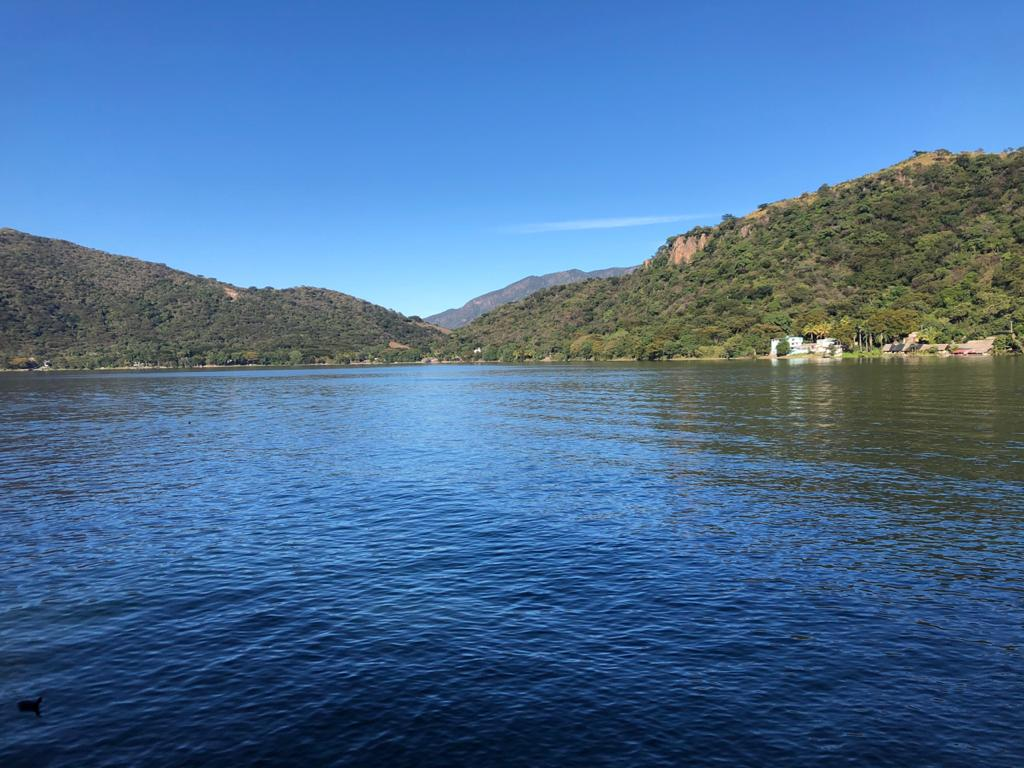
#> input picture images/santaMa1.jpeg, 1024 x 768 px
$ python filtering.py
#> lines starting #> are read from the running program, lines starting #| are printed output that depends on the picture
'''
    Tarea 6.2 - Color and Filtering
        En esta segunda parte, haremos una funcion que implemente un filtro Gaussiano.
'''

import numpy as np
import matplotlib.pyplot as plt
import cv2

# Funcion para aplicar filtro Gaussiano
def gaussinaFilter(img, sigma, gaus_cut):

	filter_size = int(gaus_cut * sigma)
	height = img.shape[0] - filter_size + 1
	width = img.shape[1] - filter_size + 1

	img2filter = np.zeros((height*width, filter_size**2))

	count = 0
	for i in range(height):
		for j in range(width):
			aux = np.ravel(img[i:i+filter_size, j:j+filter_size])
			img2filter[count, :] = aux

			count += 1

	# Obtenemos el Kernel
	kernel_1 = gaussianKernel(filter_size, sigma)
	kernel_2 = gaussianLaplaceKernel(filter_size, sigma)

	filter4img_1 = np.ravel(kernel_1)
	filter4img_2 = np.ravel(kernel_2)

	# Aplicnado el filtro
	filtered_img_1 = np.dot(img2filter, filter4img_1).reshape(height, width).astype('uint8')
	filtered_img_2 = np.dot(img2filter, filter4img_2).reshape(height, width).astype('uint8')

	return filtered_img_1, filtered_img_2

# Funcion para obtener el Kernel del filtro Gaussiano
def gaussianKernel(size, sigma):
	c = int(size / 2)
	x, y = np.mgrid[0-c:size-c, 0-c:size-c]

	# Funcion de Gauss
	kernel = (1 / (np.sqrt(2*np.pi)*sigma)) * np.exp(-(np.square(x) + np.square(y)) / (2*sigma**2))

	return kernel

# Funcion para obtener el Kernel del filtro Gaussiano-Laplaciano
def gaussianLaplaceKernel(size, sigma):
	c = int(size / 2)
	x, y = np.mgrid[0-c:size-c, 0-c:size-c]

	# Laplaciano de Gauss
	kernel = ((np.square(x) + np.square(y) - 2*(sigma**2)) / (np.pi*sigma**4)) * np.exp(-(np.square(x) + np.square(y))/(2*(sigma**2)))

	return kernel


if __name__ == "__main__":

	# Leyendo la imagen
	img = cv2.imread('images/santaMa1.jpeg', cv2.IMREAD_GRAYSCALE).astype(float)
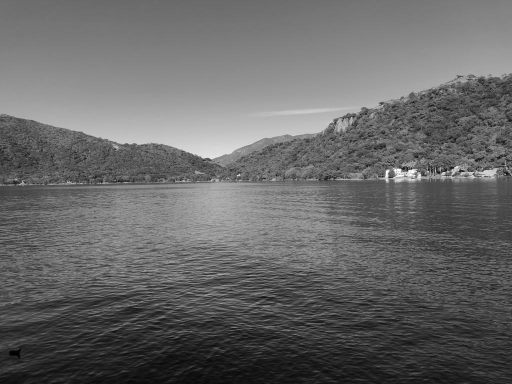
#> img: shape (768, 1024) float64 (shown at 1/2 size); min 0, max 255, mean 103.8

	# Para el padding
	scale = 1
	width = int(img.shape[1] * scale)
	height = int(img.shape[0] * scale)

	# Resize
	img = cv2.resize(img, (width, height), interpolation=cv2.INTER_AREA)

	img_output_gauss, img_output_laplace = gaussinaFilter(img, 1, 4)
#> after the loop in gaussinaFilter, `for i in range(height):`: count = 781065
#> in gaussinaFilter, `filtered_img_1 = np.dot(img2filter, filter4img_1).reshape(height, widt..`:
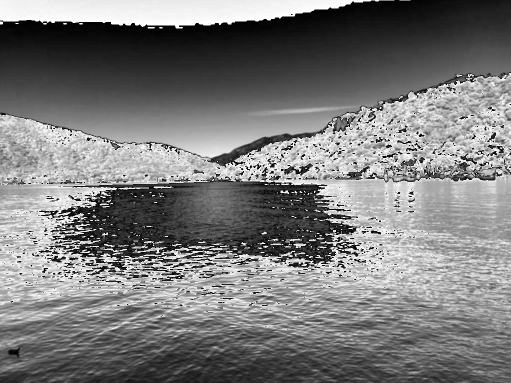
#> filtered_img_1: shape (765, 1021) (shown at 1/2 size); min 0, max 255, mean 122.7
#> in gaussinaFilter, `filtered_img_2 = np.dot(img2filter, filter4img_2).reshape(height, widt..`:
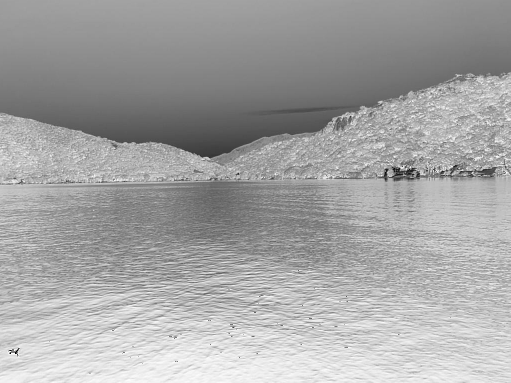
#> filtered_img_2: shape (765, 1021) (shown at 1/2 size); min 0, max 255, mean 164.2
	img_output_gauss_1, img_output_laplace_1 = gaussinaFilter(img_output_gauss, 1, 4)
#> call 2 of gaussinaFilter, with sigma = 1, gaus_cut = 4
#> after the loop in gaussinaFilter (call 2), `for i in range(height):`: count = 775716
#> in gaussinaFilter (call 2), `filtered_img_1 = np.dot(img2filter, filter4img_1).reshape(height, widt..`:
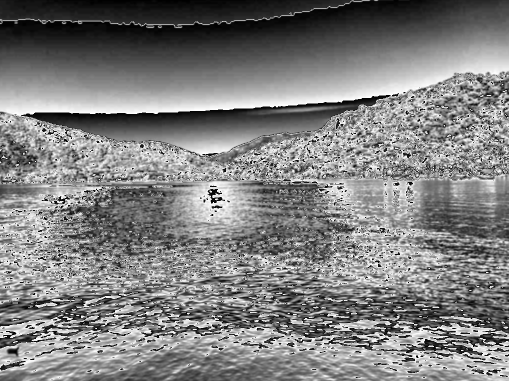
#> filtered_img_1: shape (762, 1018) (shown at 1/2 size); min 0, max 255, mean 127.1
#> in gaussinaFilter (call 2), `filtered_img_2 = np.dot(img2filter, filter4img_2).reshape(height, widt..`:
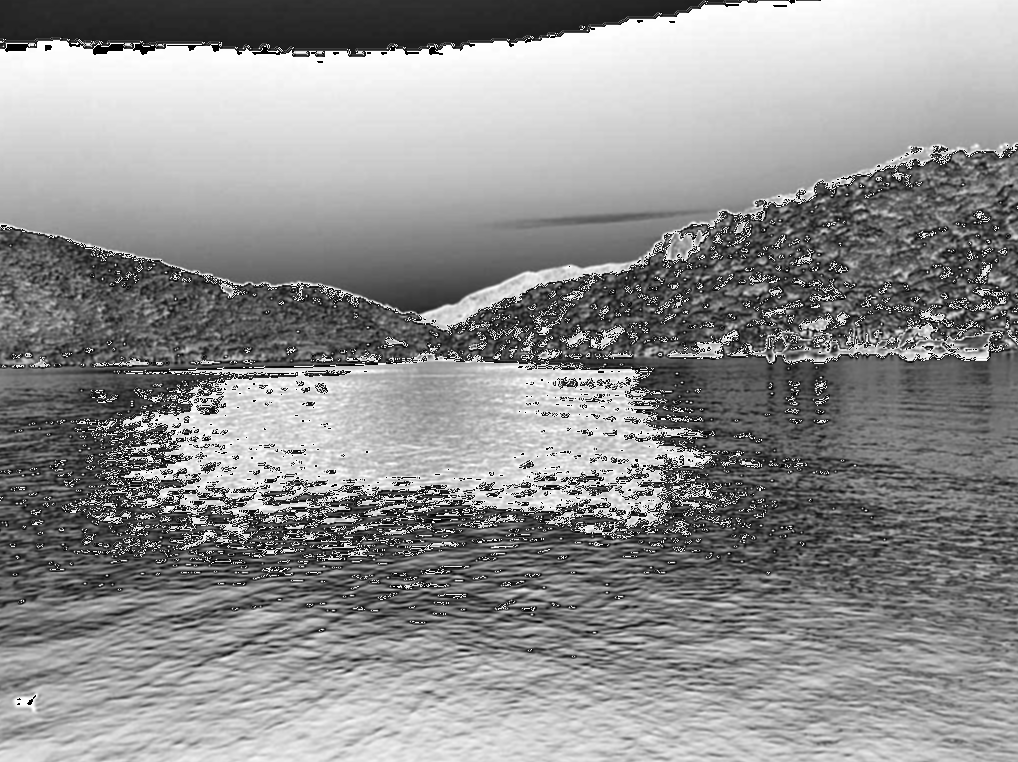
#> filtered_img_2: shape (762, 1018); min 0, max 255, mean 142.5
	# img_output_gauss_2, img_output_laplace_2 = gaussinaFilter(img_output_gauss_1, 1, 4)

	# Mostrando imagenes orgianl y filtro
	plt.gray()
	plt.subplot(131), plt.imshow(img), plt.title('Original')
	plt.xticks([]), plt.yticks([])
	plt.subplot(132), plt.imshow(img_output_gauss_1), plt.title('Gaussian')
	plt.xticks([]), plt.yticks([])
	plt.subplot(133), plt.imshow(img_output_laplace), plt.title('Laplace-Gaussian')
	plt.xticks([]), plt.yticks([])
	plt.show()

$ run again, with images/santaMa2.jpeg copied over images/santaMa1.jpeg
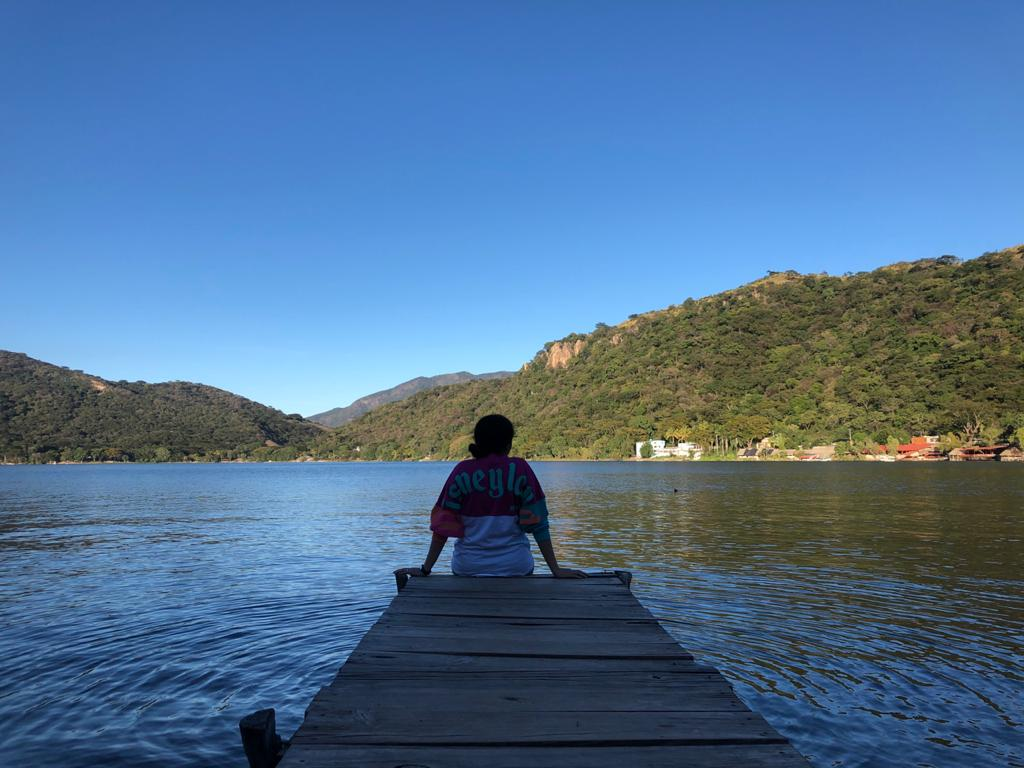
#> input picture images/santaMa2.jpeg, 1024 x 768 px
#> `img = cv2.imread('images/santaMa1.jpeg', cv2.IMREAD_GRAYSCALE).astype(..`:
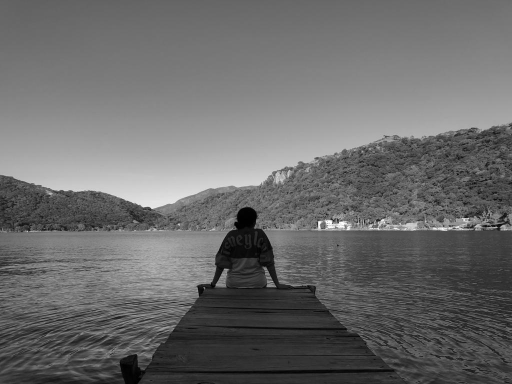
#> img: shape (768, 1024) float64 (shown at 1/2 size); min 0, max 255, mean 107
#> after the loop in gaussinaFilter, `for i in range(height):`: count = 781065
#> after the loop in gaussinaFilter (call 2), `for i in range(height):`: count = 775716
#> filtered_img_1: shape (762, 1018)
#> in gaussinaFilter (call 2), `filtered_img_2 = np.dot(img2filter, filter4img_2).reshape(height, widt..`:
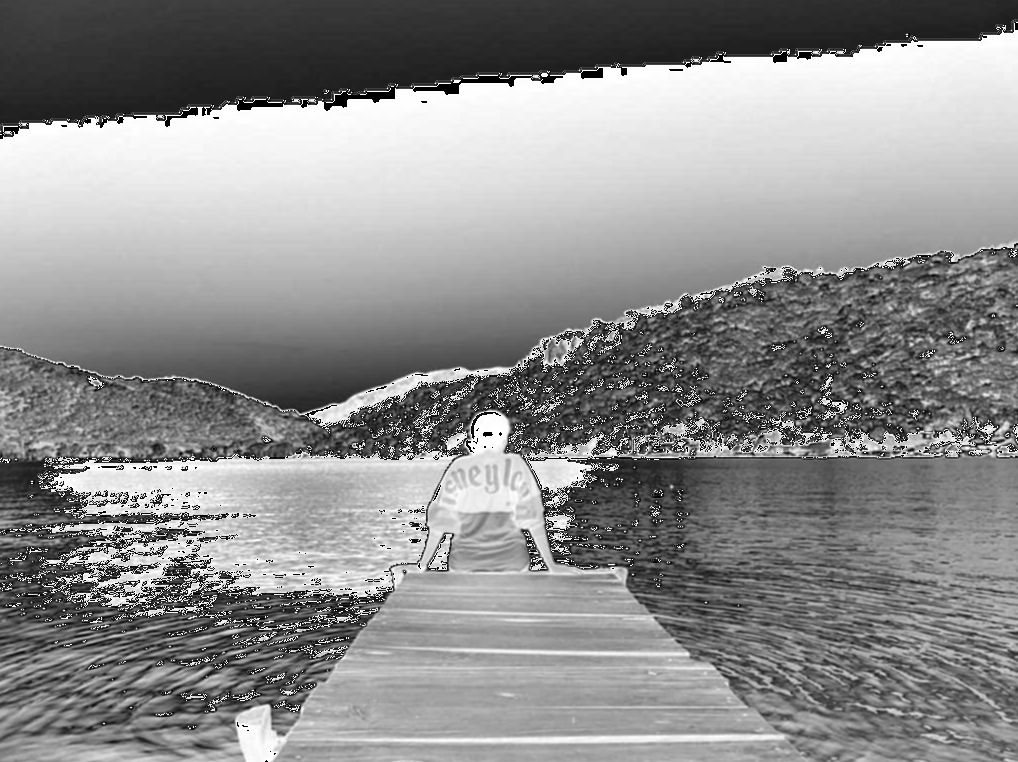
#> filtered_img_2: shape (762, 1018); min 0, max 255, mean 141.1

$ run again, with images/santaMa3.jpeg copied over images/santaMa1.jpeg
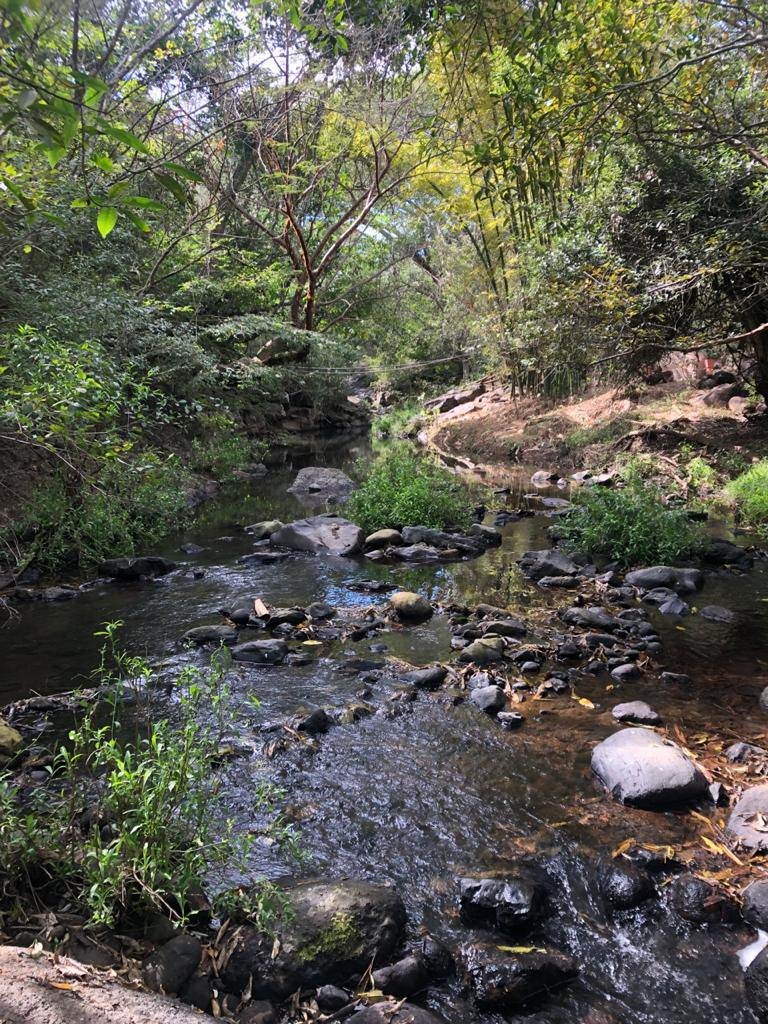
#> input picture images/santaMa3.jpeg, 768 x 1024 px
#> after the loop in gaussinaFilter, `for i in range(height):`: count = 781065
#> in gaussinaFilter, `filtered_img_2 = np.dot(img2filter, filter4img_2).reshape(height, widt..`:
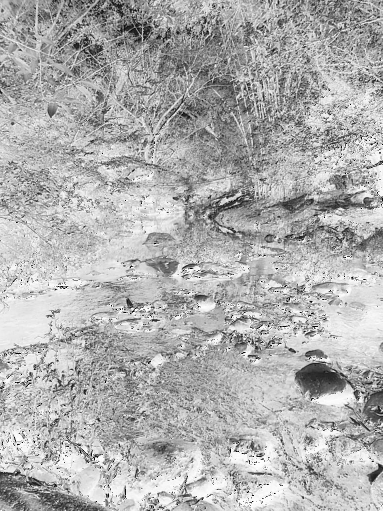
#> filtered_img_2: shape (1021, 765) (shown at 1/2 size); min 0, max 255, mean 174.7
#> after the loop in gaussinaFilter (call 2), `for i in range(height):`: count = 775716
#> filtered_img_1: shape (1018, 762)
#> in gaussinaFilter (call 2), `filtered_img_2 = np.dot(img2filter, filter4img_2).reshape(height, widt..`:
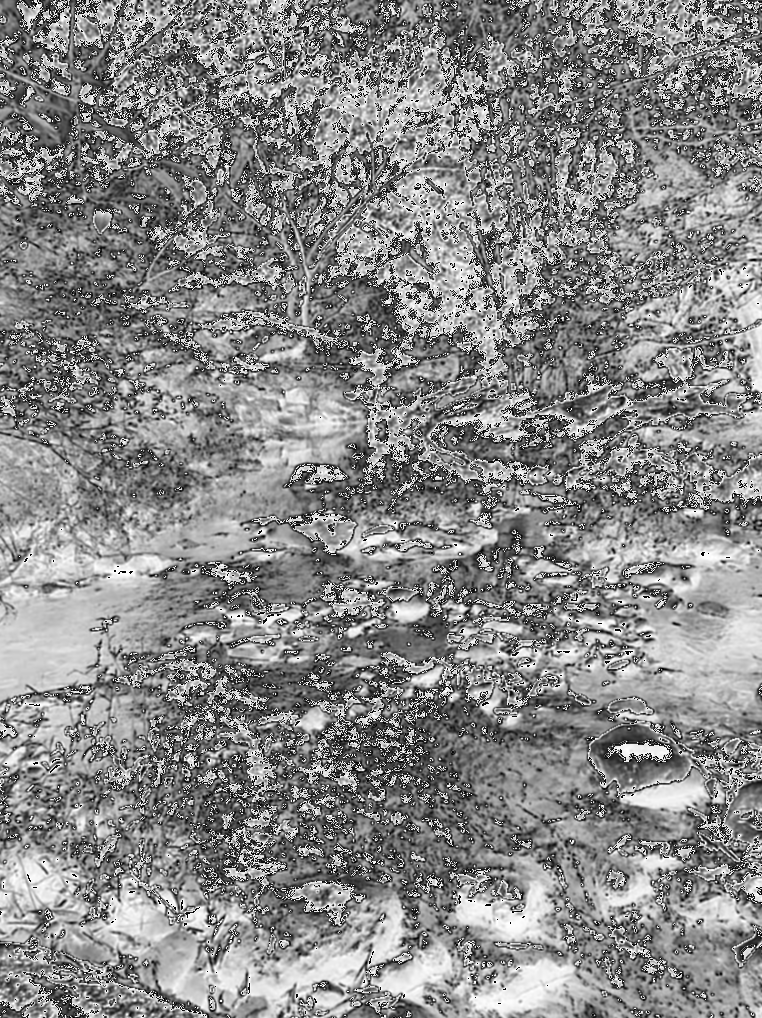
#> filtered_img_2: shape (1018, 762); min 0, max 255, mean 136
